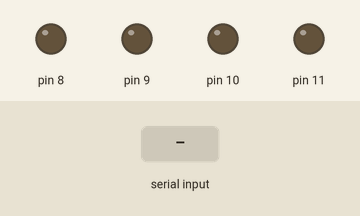
Recording of a sketch running on a simulated Arduino Uno, built with avr-gcc and run on an emulated ATmega328P. Shown: output pins drawn as LEDs (lit = HIGH). Inputs (shaded band) come from the test bench. What the sketch prints to the serial monitor is not drawn.

Above: at 1.2 s.
1.3 s: "1" received over Serial
At 2.5 s:
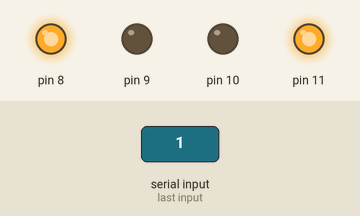
2.8 s: "2" received over Serial
At 3.8 s:
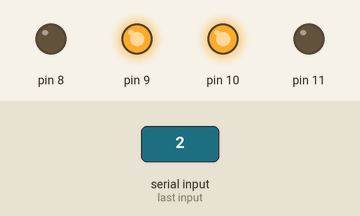
4.3 s: "3" received over Serial
At 4.9 s:
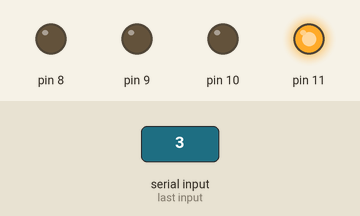
5.8 s: "4" received over Serial
At 6.1 s:
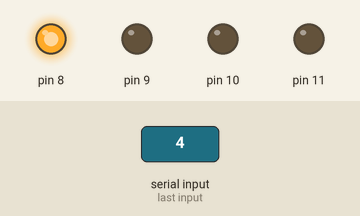
Timing chart, 0 to 8.3 s (numbered marks = the images above; inputs shaded):
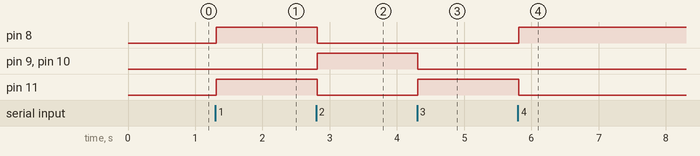

The sketch:

for.ino
```cpp
void forward()
 { digitalWrite (8,HIGH);
   digitalWrite (9,LOW);
   digitalWrite (10,LOW);
   digitalWrite (11,HIGH);
 }
 void back()
 {
   digitalWrite (8,LOW);
   digitalWrite (9,HIGH);
   digitalWrite (10,HIGH);
   digitalWrite (11,LOW);
  }
   void right()
 {
   digitalWrite (8,LOW);
   digitalWrite (9,LOW);
   digitalWrite (10,LOW);
   digitalWrite (11,HIGH);
  }
   void left()
 {
   digitalWrite (8,HIGH);
   digitalWrite (9,LOW);
   digitalWrite (10,LOW);
   digitalWrite (11,LOW);
  }
  int i;
void setup() {
  Serial.begin(9600);
  pinMode(8, OUTPUT);
  pinMode(9, OUTPUT);
  pinMode(10, OUTPUT);
  pinMode(11, OUTPUT);
  }

void loop() {
  Serial.println("enter input");
  i=Serial.read();
  if(i=='1')
  {
    forward();
    delay(1000);
    i==0;
  }
   if(i=='2')
  {
    back();
    delay(1000);
    i==0;
  }
   if(i=='3')
  {
    right();
    delay(1000);
    i==0;
  }
   if(i=='4')
  {
    left();
    delay(1000);
    i==0;
  }


}
```

Measured:
- after the input at 1.3 s, pin 8, pin 11: LOW → HIGH at once
- after the input at 2.8 s, pin 8, pin 11: HIGH → LOW at once; pin 9, pin 10: LOW → HIGH at once
- after the input at 4.3 s, pin 9, pin 10: HIGH → LOW at once; pin 11: LOW → HIGH at once
- after the input at 5.8 s, pin 8: LOW → HIGH at once; pin 11: HIGH → LOW at once
